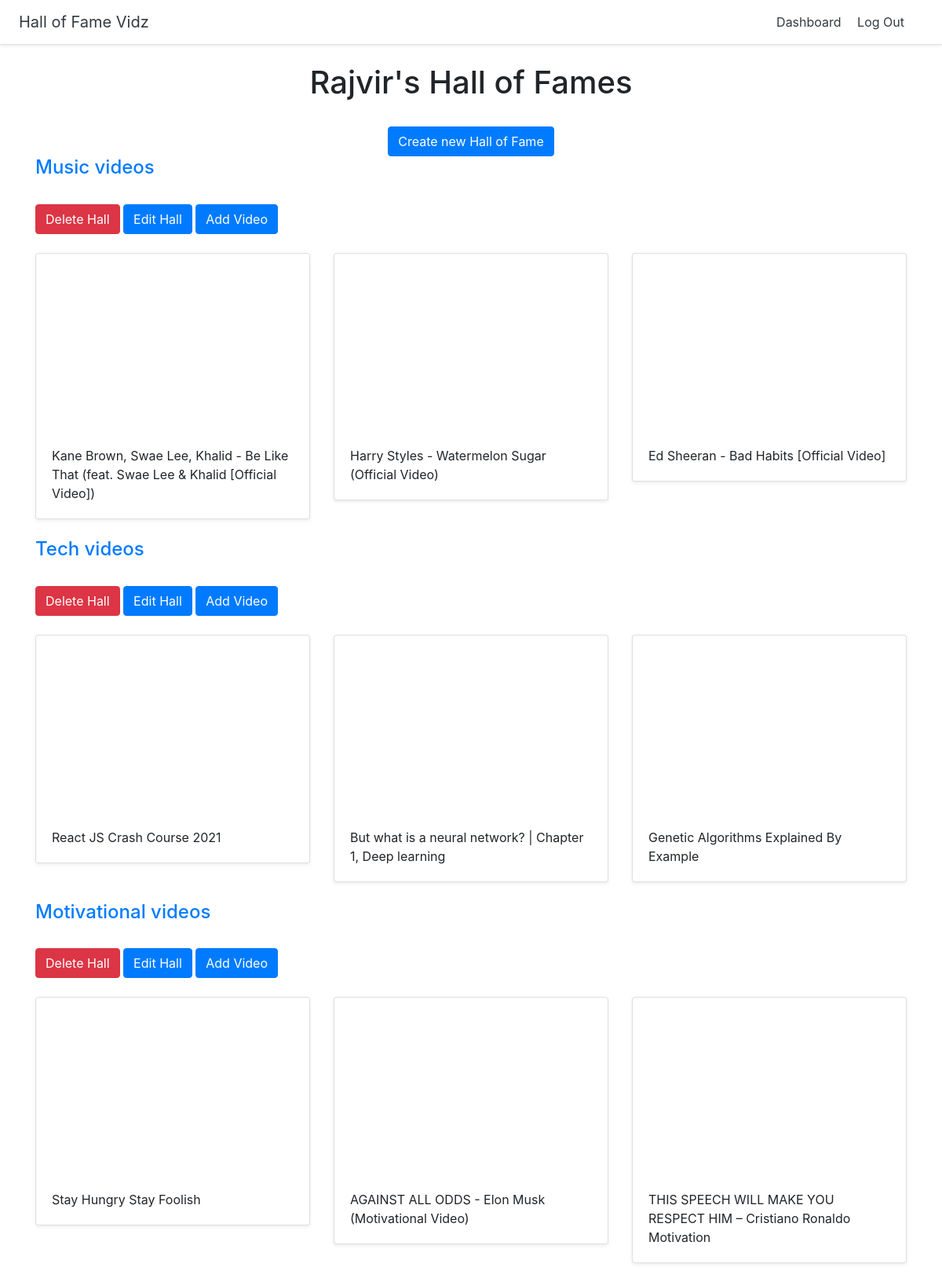
The page /dashboard/ (signed in) on the database its author committed.
### halls/models.py (models this page shows)
class Hall(models.Model):
    title = models.CharField(max_length=255)
    user = models.ForeignKey(User, on_delete= models.CASCADE)

class Video(models.Model):
    title = models.CharField(max_length=255)
    url = models.URLField()
    youtube_id = models.CharField(max_length=255)
    hall = models.ForeignKey(Hall, on_delete=models.CASCADE)

### halls/views.py (the view)
# urls.py: path('dashboard/', views.dashboard, name = 'dashboard'),
@login_required
def dashboard(request):
    halls = Hall.objects.filter(user = request.user)
    return render(request, 'halls/dashboard.html',{'halls':halls})

### halls/templates/halls/dashboard.html
{%extends 'base.html'%}
{%block content%}
<br>
<div class = "container">
    <div class = "text-center">
        <h1>{{user.username}}'s Hall of Fames</h1>
        <br>
        <a href="{%url 'create_hall'%}" class = "btn btn-primary">Create new Hall of Fame</a>
    </div>
        {%for hall in halls%}
        <h4><a href="{%url 'detail_hall' hall.id%}">{{hall.title}}</a></h4>
        <br>
        <a href="{%url 'delete_hall' hall.id%}" class = "btn btn-danger">Delete Hall</a>
        <a href="{%url 'update_hall' hall.id%}" class = "btn btn-primary">Edit Hall</a>
        <a href="{%url 'add_video' hall.id%}" class = "btn btn-primary">Add Video</a>
        <br>
        <br>
        <div class = "row">
            {%for video in hall.video_set.all%}
            <div class="col-md-4">
                <div class="card mb-4 shadow-sm">
                    <iframe width="100%" height="225" src="https://www.youtube.com/embed/{{video.youtube_id}}"
                        title="YouTube video player" frameborder="0"
                        allow="accelerometer; autoplay; clipboard-write; encrypted-media; gyroscope; picture-in-picture"
                        allowfullscreen>
                    </iframe>
                    <div class="card-body">
                        <p class="card-text">
                            {{video.title }}
                        </p>
                    </div>
                </div>
            </div>
            {%endfor%}
        </div>
        {%endfor%}
</div>
{%endblock %}

### rows shown on the page
Hall: title "Music videos"
Video: title "Kane Brown, Swae Lee, Khalid - Be Like That (feat. Swae Lee & Khalid [Official Video])"
Video: title "Harry Styles - Watermelon Sugar (Official Video)"
Video: title "Ed Sheeran - Bad Habits [Official Video]"
Hall: title "Tech videos"
Video: title "React JS Crash Course 2021"
Video: title "But what is a neural network? | Chapter 1, Deep learning"
Video: title "Genetic Algorithms Explained By Example"
Hall: title "Motivational videos"
Video: title "Stay Hungry Stay Foolish"
Video: title "AGAINST ALL ODDS - Elon Musk (Motivational Video)"
Video: title "THIS SPEECH WILL MAKE YOU RESPECT HIM – Cristiano Ronaldo Motivation"

### other values the page prints
{{ user.username }} "Rajvir"
